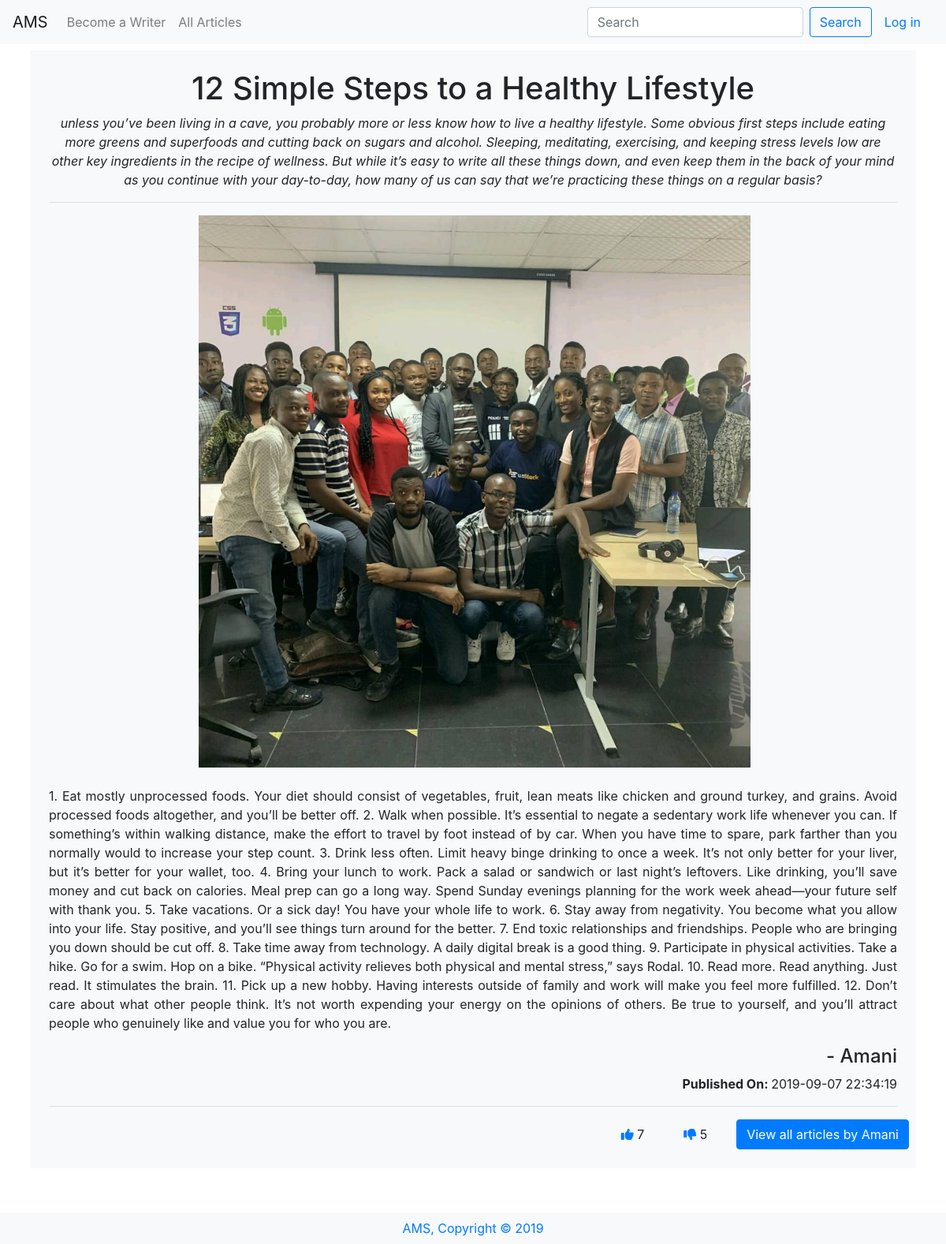
Before: /viewone/10 with the older database file.
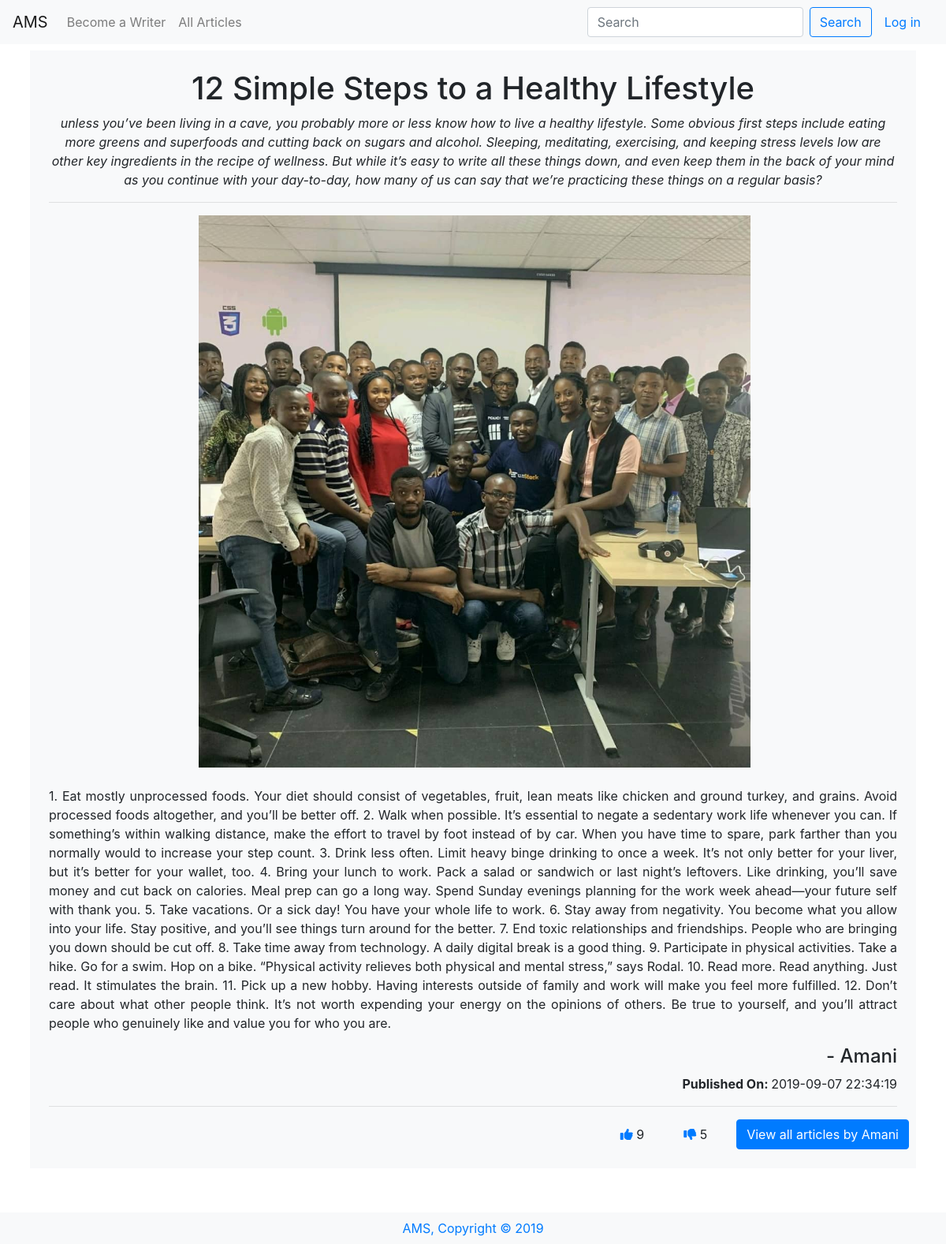
After: the same page with the newer database file.
### tables this page shows
CREATE TABLE 'articles' ('id' integer PRIMARY KEY AUTOINCREMENT NOT NULL, 'userid' smallint NOT NULL, 'title' varchar(255) NOT NULL, 'description' varchar(300) NOT NULL, 'content' text NOT NULL, 'like' smallint, 'dislike' smallint, 'image' bytea, 'date' timestamp NOT NULL DEFAULT CURRENT_TIMESTAMP);

CREATE TABLE users(
    id INTEGER NOT NULL PRIMARY KEY,
    username VARCHAR(255) NOT NULL UNIQUE,
    email VARCHAR(255) NOT NULL UNIQUE,
    password VARCHAR(255) NOT NULL
);

### application.py (the view)
@app.route("/viewone/<id>")
def viewone(id):
    rows = db.execute("SELECT * FROM users JOIN articles ON users.id = articles.userid WHERE articles.id=:id", id=id)
    return render_template("viewone.html", datum=rows[0])

### application.py (called while the page is built)
@app.after_request
def after_request(response):
    response.headers["Cache-Control"] = "no-cache, no-store, must-revalidate"
    response.headers["Expires"] = 0
    response.headers["Pragma"] = "no-cache"
    return response

### templates/viewone.html
{% extends "layout.html" %} {% block title %} View - {{ datum.title }} {% endblock %}
{% block main%}
      <div class="article mb-5 bg-light p-4">
        <div class="article_head">
        <h1>{{ datum.title }}</h1>
        <p><i>{{ datum.description }}</i></p>
      </div>
        <div class="article_body" id="more{{ datum.id }}">
        <hr>
        <div class="article_image mb-4"><img src="/static/testpic.jpeg" alt="{{ datum.title }}"></div>
        <p class="text-justify">{{ datum.content }}</p>
      </div>
      <h4 class="text-right">- {{ datum.username }}</h4>
      <p class="text-right"><b>Published On: </b>{{ datum.date }}</p>
      <hr>
        <div class="article_footer row">
          <a href="/like/{{ datum.id }}" class="btn mr-4 btn"><i class="fas fa-thumbs-up text-primary"></i>
            {{ datum.like }}</a>
        <a href="/dislike/{{ datum.id }}" class="btn mr-4 btn"><i class="fas fa-thumbs-down text-primary"></i>
            {{ datum.dislike }}</a>
          <a href="/viewall/{{ datum.userid }}"><button class="float-right btn btn-primary">View all articles by {{ datum.username }}</button></a>
        </div>
      </div>
    {% endblock %}

### templates/layout.html (shortened to what this page needs)
<!DOCTYPE html>
<html lang="en">
  <head>
    <link
      rel="stylesheet"
      href="/static/bootstrap.min.css"
    />
    <link rel="stylesheet" href="/static/styles.css" />
  </head>
  <body>
    <nav class="navbar navbar-expand-lg navbar-light bg-light">
      <a class="navbar-brand" href="/">AMS</a>
      <div class="collapse navbar-collapse" id="navbarSupportedContent">
        <ul class="navbar-nav mr-auto">
          {% if session.user_id %}
          <li class="nav-item">
            <a class="nav-link" href="/article">Write an Article</a>
          </li>
          <li class="nav-item">
            <a class="nav-link" href="/view">My Articles</a>
          </li>
          {% else %}
          <li class="nav-item">
            <a class="nav-link" href="/register">Become a Writer</a>
          </li>
          {% endif %}
          <li class="nav-item">
            <a class="nav-link" href="/viewall">All Articles</a>
          </li>
        </ul>
        <form class="form-inline my-2 my-lg-0" action="/search" method="POST">
          <input
            class="form-control mr-sm-2"
            type="search"
            name="search"
            placeholder="Search"
          />
          <button class="btn btn-outline-primary my-2 my-sm-0" type="submit">
            Search
          </button>
          {% if session.user_id %}
          <a class="nav-link" href="/logout">Log out</a>
          {% else %}
          <a class="nav-link" href="/login">Log in</a>
          {% endif %}
        </form>
      </div>
    </nav>
    <main class="container p-2">
      {% block main %}{% endblock %}
    </main>
    <footer class="text-center bg-light p-2">
      <a href="/">AMS, Copyright &copy; 2019</a>
    </footer>
  </body>
</html>

### static/styles.css (style rules this page uses)
h1 { text-align: center; }
main { text-align: center; }
.article_image { display: flex; max-height: 700px; }
.article_image img { object-fit: contain; }
.article_footer { display: flex; justify-content: flex-end; }

Changed rows visible on the page:
changed articles "12 Simple Steps to a Healthy Lifestyle": like "7" → "9"
